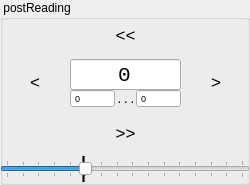
                      <widget class="QGroupBox" name="groupBoxRead">
                       <property name="geometry">
                        <rect>
                         <x>0</x>
                         <y>10</y>
                         <width>250</width>
                         <height>185</height>
                        </rect>
                       </property>
                       <property name="title">
                        <string> postReading</string>
                       </property>
                       <property name="flat">
                        <bool>true</bool>
                       </property>
                       <widget class="QPushButton" name="pushButton_3">
                        <property name="geometry">
                         <rect>
                          <x>0</x>
                          <y>59</y>
                          <width>70</width>
                          <height>45</height>
                         </rect>
                        </property>
                        <property name="font">
                         <font>
                          <family>Tahoma</family>
                          <pointsize>13</pointsize>
                          <weight>50</weight>
                          <bold>false</bold>
                         </font>
                        </property>
                        <property name="text">
                         <string>&lt;</string>
                        </property>
                        <property name="shortcut">
                         <string>,</string>
                        </property>
                        <property name="flat">
                         <bool>true</bool>
                        </property>
                       </widget>
                       <widget class="QPushButton" name="pushButton_5">
                        <property name="geometry">
                         <rect>
                          <x>70</x>
                          <y>108</y>
                          <width>111</width>
                          <height>49</height>
                         </rect>
                        </property>
                        <property name="font">
                         <font>
                          <family>Tahoma</family>
                          <pointsize>13</pointsize>
                          <weight>50</weight>
                          <bold>false</bold>
                          <stylestrategy>PreferDefault</stylestrategy>
                         </font>
                        </property>
                        <property name="text">
                         <string>&gt;&gt;</string>
                        </property>
                        <property name="flat">
                         <bool>true</bool>
                        </property>
                       </widget>
                       <widget class="QSpinBox" name="box_end">
                        <property name="geometry">
                         <rect>
                          <x>136</x>
                          <y>89</y>
                          <width>45</width>
                          <height>19</height>
                         </rect>
                        </property>
                        <property name="font">
                         <font>
                          <family>Tahoma</family>
                          <pointsize>7</pointsize>
                         </font>
                        </property>
                        <property name="buttonSymbols">
                         <enum>QAbstractSpinBox::NoButtons</enum>
                        </property>
                        <property name="maximum">
                         <number>99</number>
                        </property>
                        <property name="value">
                         <number>0</number>
                        </property>
                        <property name="displayIntegerBase">
                         <number>10</number>
                        </property>
                       </widget>
                       <widget class="QPushButton" name="pushButton_4">
                        <property name="geometry">
                         <rect>
                          <x>70</x>
                          <y>10</y>
                          <width>111</width>
                          <height>49</height>
                         </rect>
                        </property>
                        <property name="font">
                         <font>
                          <family>Tahoma</family>
                          <pointsize>13</pointsize>
                          <weight>50</weight>
                          <bold>false</bold>
                          <stylestrategy>PreferDefault</stylestrategy>
                         </font>
                        </property>
                        <property name="text">
                         <string>&lt;&lt;</string>
                        </property>
                        <property name="flat">
                         <bool>true</bool>
                        </property>
                       </widget>
                       <widget class="QLabel" name="label_8">
                        <property name="geometry">
                         <rect>
                          <x>116</x>
                          <y>92</y>
                          <width>21</width>
                          <height>16</height>
                         </rect>
                        </property>
                        <property name="font">
                         <font>
                          <family>Consolas</family>
                          <pointsize>8</pointsize>
                          <stylestrategy>PreferAntialias</stylestrategy>
                         </font>
                        </property>
                        <property name="text">
                         <string>...</string>
                        </property>
                       </widget>
                       <widget class="QSpinBox" name="box_start">
                        <property name="geometry">
                         <rect>
                          <x>70</x>
                          <y>89</y>
                          <width>45</width>
                          <height>19</height>
                         </rect>
                        </property>
                        <property name="font">
                         <font>
                          <family>Tahoma</family>
                          <pointsize>7</pointsize>
                         </font>
                        </property>
                        <property name="layoutDirection">
                         <enum>Qt::LeftToRight</enum>
                        </property>
                        <property name="buttonSymbols">
                         <enum>QAbstractSpinBox::NoButtons</enum>
                        </property>
                        <property name="maximum">
                         <number>99</number>
                        </property>
                        <property name="value">
                         <number>0</number>
                        </property>
                        <property name="displayIntegerBase">
                         <number>10</number>
                        </property>
                       </widget>
                       <widget class="QPushButton" name="pushButton_2">
                        <property name="geometry">
                         <rect>
                          <x>181</x>
                          <y>59</y>
                          <width>70</width>
                          <height>45</height>
                         </rect>
                        </property>
                        <property name="font">
                         <font>
                          <family>Tahoma</family>
                          <pointsize>13</pointsize>
                          <weight>50</weight>
                          <bold>false</bold>
                         </font>
                        </property>
                        <property name="autoFillBackground">
                         <bool>false</bool>
                        </property>
                        <property name="text">
                         <string>&gt;</string>
                        </property>
                        <property name="shortcut">
                         <string>.</string>
                        </property>
                        <property name="flat">
                         <bool>true</bool>
                        </property>
                       </widget>
                       <widget class="QLineEdit" name="EditCurrent">
                        <property name="geometry">
                         <rect>
                          <x>70</x>
                          <y>59</y>
                          <width>111</width>
                          <height>31</height>
                         </rect>
                        </property>
                        <property name="font">
                         <font>
                          <family>Courier New</family>
                          <pointsize>16</pointsize>
                          <weight>50</weight>
                          <bold>false</bold>
                          <stylestrategy>PreferAntialias</stylestrategy>
                         </font>
                        </property>
                        <property name="text">
                         <string>0</string>
                        </property>
                        <property name="alignment">
                         <set>Qt::AlignBottom|Qt::AlignHCenter</set>
                        </property>
                       </widget>
                       <widget class="QPushButton" name="btnRepeat">
                        <property name="geometry">
                         <rect>
                          <x>54</x>
                          <y>107</y>
                          <width>17</width>
                          <height>17</height>
                         </rect>
                        </property>
                        <property name="font">
                         <font>
                          <family>Tahoma</family>
                          <pointsize>7</pointsize>
                          <stylestrategy>PreferDefault</stylestrategy>
                         </font>
                        </property>
                        <property name="text">
                         <string/>
                        </property>
                        <property name="icon">
                         <iconset>
                          <normaloff>ico/repeat.bmp</normaloff>ico/repeat.bmp</iconset>
                        </property>
                        <property name="checkable">
                         <bool>true</bool>
                        </property>
                        <property name="checked">
                         <bool>false</bool>
                        </property>
                        <property name="flat">
                         <bool>true</bool>
                        </property>
                       </widget>
                       <widget class="QSlider" name="brakeSlider">
                        <property name="geometry">
                         <rect>
                          <x>0</x>
                          <y>160</y>
                          <width>250</width>
                          <height>18</height>
                         </rect>
                        </property>
                        <property name="minimum">
                         <number>-50</number>
                        </property>
                        <property name="maximum">
                         <number>100</number>
                        </property>
                        <property name="pageStep">
                         <number>5</number>
                        </property>
                        <property name="orientation">
                         <enum>Qt::Horizontal</enum>
                        </property>
                        <property name="tickPosition">
                         <enum>QSlider::TicksBothSides</enum>
                        </property>
                        <property name="tickInterval">
                         <number>10</number>
                        </property>
                       </widget>
                       <widget class="QLabel" name="label_35">
                        <property name="geometry">
                         <rect>
                          <x>80</x>
                          <y>146</y>
                          <width>10</width>
                          <height>41</height>
                         </rect>
                        </property>
                        <property name="font">
                         <font>
                          <pointsize>20</pointsize>
                         </font>
                        </property>
                        <property name="text">
                         <string>|</string>
                        </property>
                       </widget>
                       <zorder>label_35</zorder>
                       <zorder>pushButton_3</zorder>
                       <zorder>pushButton_5</zorder>
                       <zorder>box_end</zorder>
                       <zorder>pushButton_4</zorder>
                       <zorder>label_8</zorder>
                       <zorder>box_start</zorder>
                       <zorder>pushButton_2</zorder>
                       <zorder>EditCurrent</zorder>
                       <zorder>btnRepeat</zorder>
                       <zorder>brakeSlider</zorder>
                      </widget>
